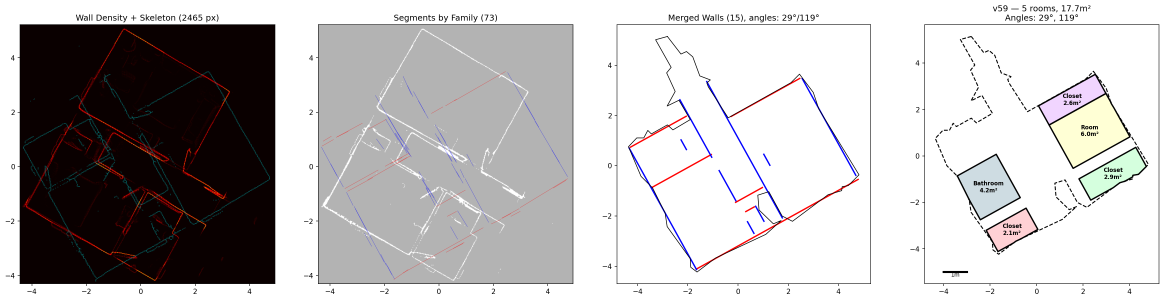
#> input picture research/v59_skeleton_walls.png, 3492 x 901 px (shown at 1/3 size)
$ python -i v20_hough_lines.py   (imports and definitions only)
#> lines starting #> are read from the running program, lines starting #| are printed output that depends on the picture
#> further down, picture is the input picture: shape (901, 3492, 3); mean B, G, R 187.6, 187.3, 190
#!/usr/bin/env python3
"""
mesh2plan v20 - Hough Line Detection

Treats the 2D point density as an image, applies edge detection,
then uses Hough transform to find wall lines. Classic CV approach.

Advantages: No histogram binning assumptions, finds walls at any angle,
naturally handles non-rectilinear rooms.
"""

import numpy as np
import trimesh
import matplotlib.pyplot as plt
import matplotlib.patches as patches
import json
import argparse
from pathlib import Path
import math
import cv2
from scipy import ndimage


# [20 lines left out: functions detect_up_axis, project_vertices, not called in this run]


def rot_pt(p, angle):
    c, s = math.cos(angle), math.sin(angle)
    return [p[0]*c - p[1]*s, p[0]*s + p[1]*c]


# [21 lines left out: function build_density_image, not called in this run]


def find_dominant_angle_from_image(img):
    """Find dominant wall angle using Hough on the density image."""
    # Normalize to 0-255
    img_norm = np.clip(img / max(np.percentile(img[img > 0], 95), 1) * 255, 0, 255).astype(np.uint8)

    # Edge detection
    edges = cv2.Canny(img_norm, 30, 100)
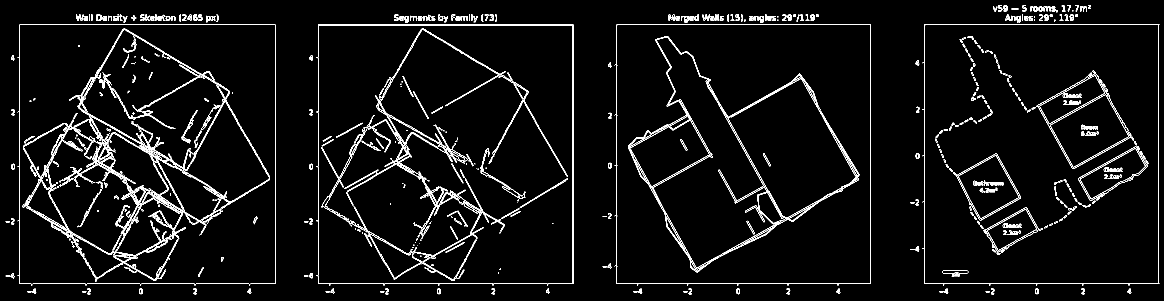
#> edges: shape (901, 3492) (shown at 1/3 size); 3.1% white in thin lines or dots

    # Hough lines
    lines = cv2.HoughLines(edges, 1, np.pi/180, threshold=100)

    if lines is None:
        return 0.0

    # Collect angles, fold to 0-90
    angles = []
    for line in lines:
        theta = line[0][1] * 180 / np.pi
        angles.append(theta % 90)
#> this loop made 4243 passes
#> (line, theta) on passes 1 to 3: ([[849, 1.57]], 90), ([[73, 1.57]], 90), ([[851, 1.57]], 90)
#> after the loop, angles = 4243 values, max 89 at index 42, min 0 at index 3, mean 44.44

    # Histogram peak
    hist, bins = np.histogram(angles, bins=90, range=(0, 90))
#> hist = 90 values, max 225 at index 0, min 0 at index 15, mean 47.14; bins = 91 values from 0 to 90
    peak = np.argmax(hist)
#> peak = 0
    return (bins[peak] + bins[peak + 1]) / 2


# [471 lines left out: functions detect_walls_hough, cluster_walls, select_boundary_walls, build_room_polygon, detect_openings, analyze_mesh and 3 more, not called in this run]


# [2 lines not run here, left out]

>>> import cv2
>>> picture = cv2.imread('v59_skeleton_walls.png')
>>> result = find_dominant_angle_from_image(picture)
#> result = 0.5

$ run again, on research/v60b_angle_snap.png
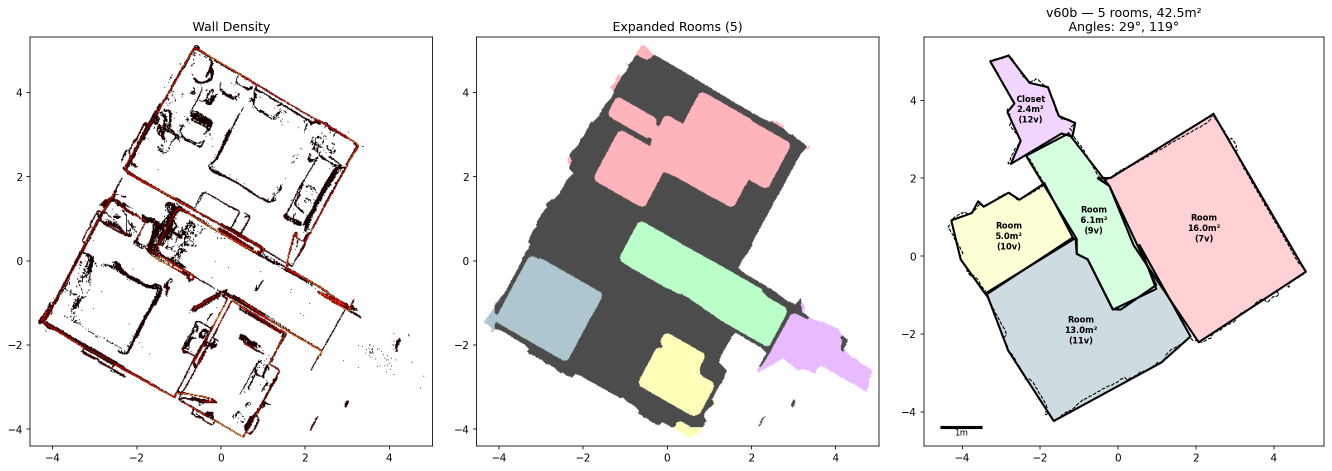
#> input picture research/v60b_angle_snap.png, 2663 x 942 px (shown at 1/2 size)
#> picture is the input picture: shape (942, 2663, 3); mean B, G, R 227.5, 228.4, 231.1
#> in find_dominant_angle_from_image, `edges = cv2.Canny(img_norm, 30, 100)`:
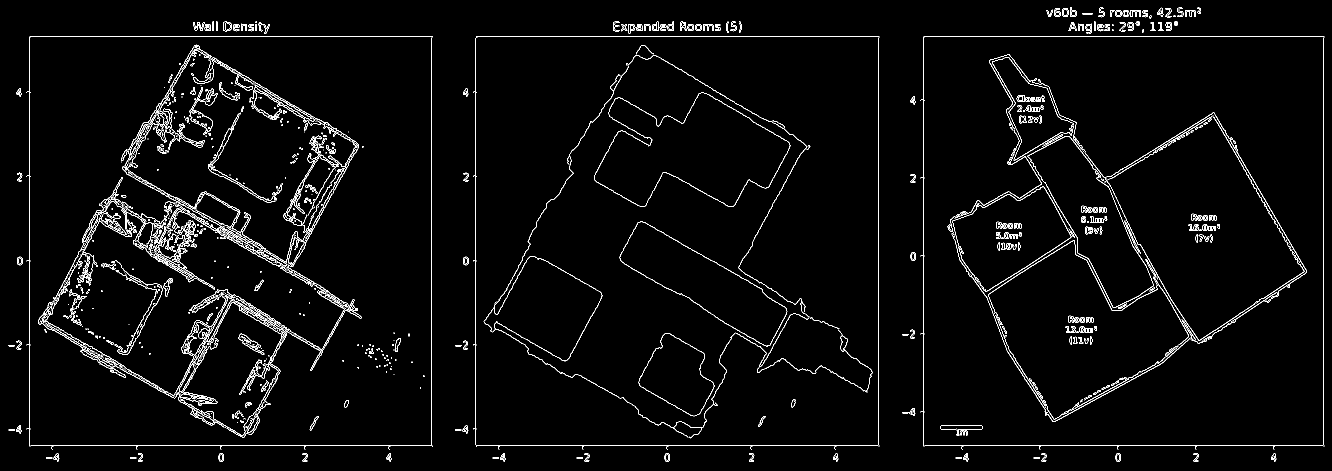
#> edges: shape (942, 2663) (shown at 1/2 size); 2.8% white in thin lines or dots
#> lines = 2481 rows, first 8: [72, 1.57], [890, 1.57], [863, 0], [1756, 0], [2646, 0], [58, 0], [951, 0], [1846, 0]
#> the loop in find_dominant_angle_from_image, `for line in lines:` made 2481 passes
#> (line, theta) on passes 1 to 3: ([[72, 1.57]], 90), ([[890, 1.57]], 90), ([[863, 0]], 0)
#> after the loop in find_dominant_angle_from_image, `for line in lines:`: angles = 2481 values, max 89 at index 83, min 0 at index 2, mean 42.48
#> hist = 90 values, max 177 at index 0, min 0 at index 27, mean 27.57; bins = 91 values from 0 to 90
#> peak = 0
#> result = 0.5

$ run again, on research/v60c_hybrid.png
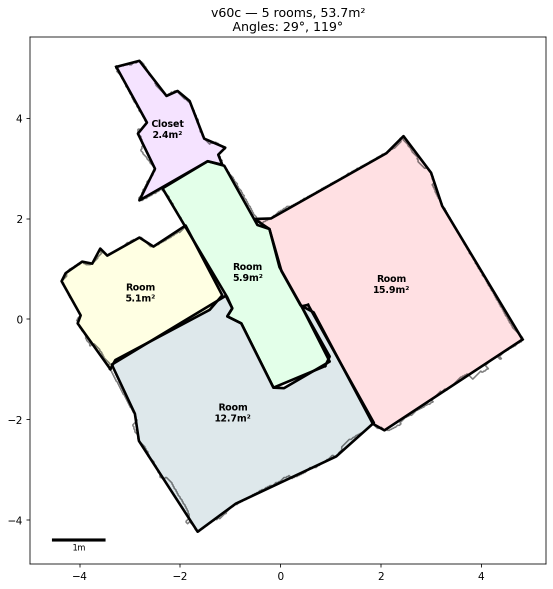
#> input picture research/v60c_hybrid.png, 1106 x 1178 px (shown at 1/2 size)
#> picture is the input picture: shape (1178, 1106, 3); mean B, G, R 239, 239.9, 241.7
#> in find_dominant_angle_from_image, `edges = cv2.Canny(img_norm, 30, 100)`:
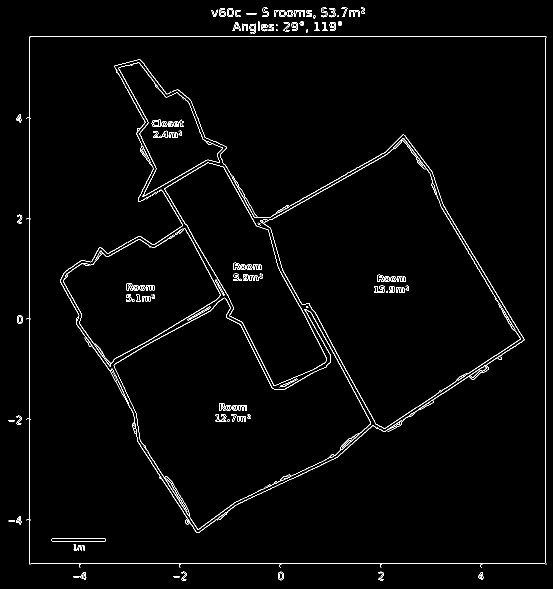
#> edges: shape (1178, 1106) (shown at 1/2 size); 1.9% white in thin lines or dots
#> lines = 135 rows, first 8: [1090, 0], [58, 0], [72, 1.57], [1126, 1.57], [-543, 2.6], [-548, 2.6], [-219, 2.62], [1136, 0.995]
#> the loop in find_dominant_angle_from_image, `for line in lines:` made 135 passes
#> (line, theta) on passes 1 to 8: ([[1090, 0]], 0), ([[58, 0]], 0), ([[72, 1.57]], 90), ([[1126, 1.57]], 90), ([[-543, 2.6]], 149), ([[-548, 2.6]], 149), ([[-219, 2.62]], 150), ([[1136, 0.995]], 57)
#> after the loop in find_dominant_angle_from_image, `for line in lines:`: angles = 135 values, max 74 at index 134, min 0 at index 0, mean 56.16
#> hist = 90 values, max 39 at index 61, min 0 at index 1, mean 1.5; bins = 91 values from 0 to 90
#> peak = 61
#> result = 61.5

$ run again, on research/v60d_clipped_rects.png
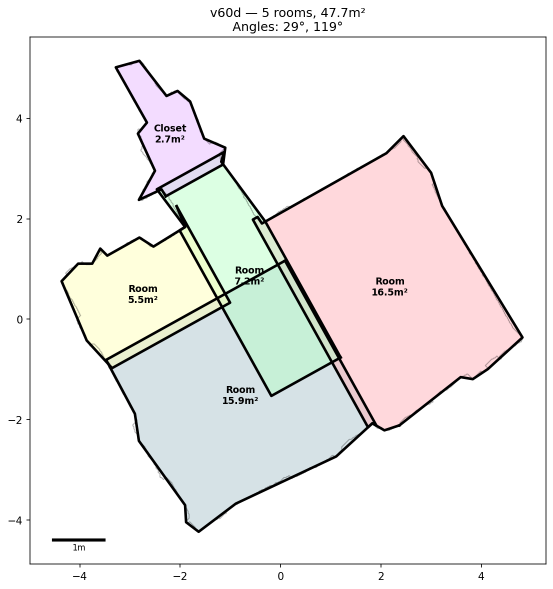
#> input picture research/v60d_clipped_rects.png, 1106 x 1178 px (shown at 1/2 size)
#> picture is the input picture: shape (1178, 1106, 3); mean B, G, R 236.3, 237.4, 239.6
#> in find_dominant_angle_from_image, `edges = cv2.Canny(img_norm, 30, 100)`:
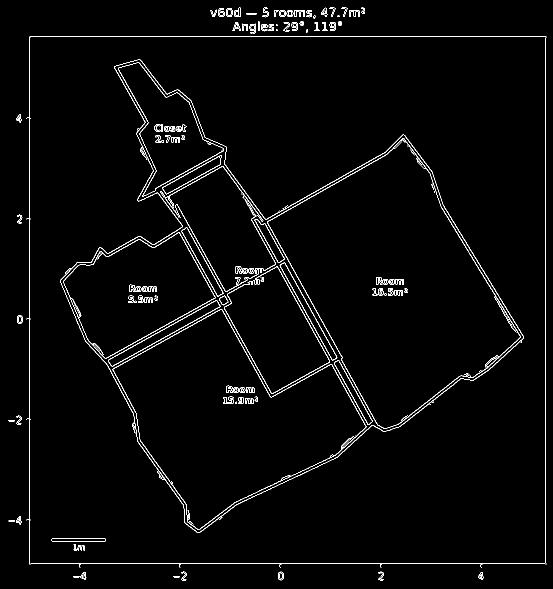
#> edges: shape (1178, 1106) (shown at 1/2 size); 2% white in thin lines or dots
#> lines = 150 rows, first 8: [1090, 0], [58, 0], [72, 1.57], [1126, 1.57], [-232, 2.64], [-227, 2.64], [-243, 2.64], [729, 1.06]
#> the loop in find_dominant_angle_from_image, `for line in lines:` made 150 passes
#> (line, theta) on passes 1 to 8: ([[1090, 0]], 0), ([[58, 0]], 0), ([[72, 1.57]], 90), ([[1126, 1.57]], 90), ([[-232, 2.64]], 151), ([[-227, 2.64]], 151), ([[-243, 2.64]], 151), ([[729, 1.06]], 61)
#> after the loop in find_dominant_angle_from_image, `for line in lines:`: angles = 150 values, max 67 at index 74, min 0 at index 0, mean 56.66
#> hist = 90 values, max 43 at index 61, min 0 at index 1, mean 1.67; bins = 91 values from 0 to 90
#> peak = 61
#> result = 61.5
